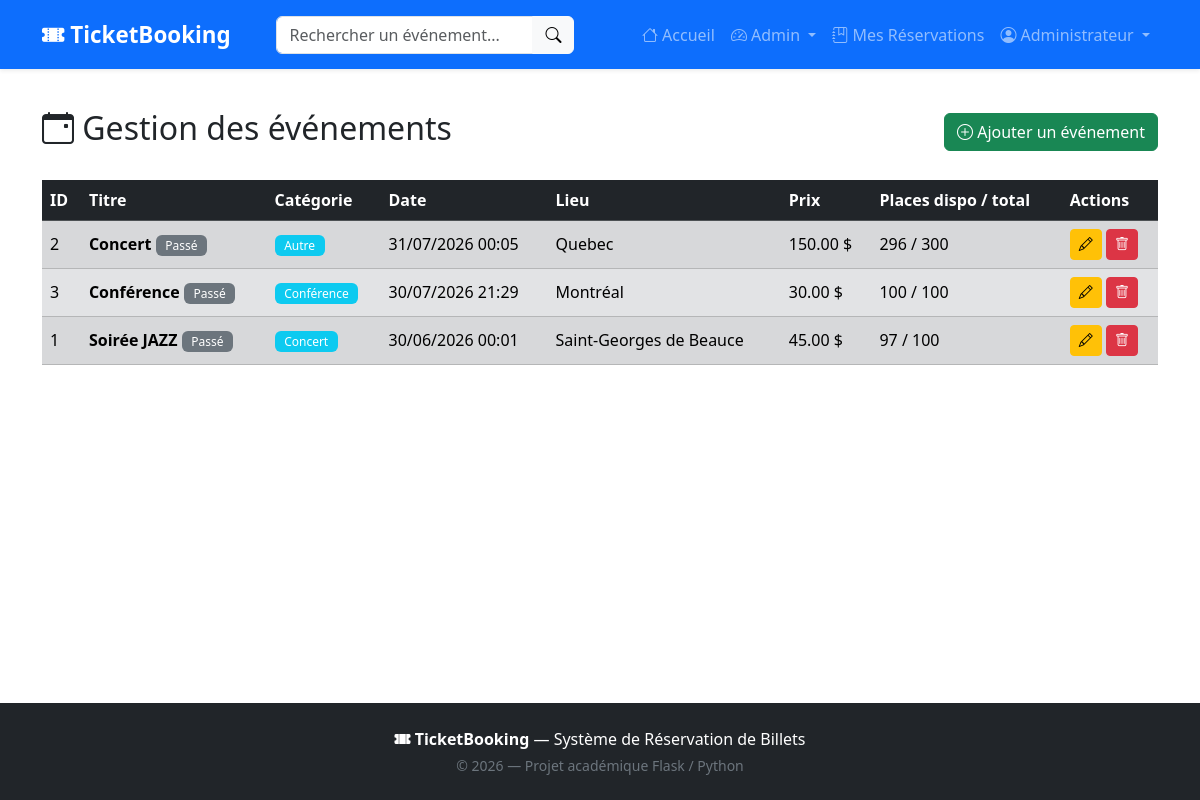
The app's page /admin/events (signed in) with its own data.
### app/models/user.py (models this page shows, shortened)
class User(db.Model, UserMixin):
    __tablename__ = 'users'
    id = db.Column(db.Integer, primary_key=True)
    nom = db.Column(db.String(100), nullable=False)
    email = db.Column(db.String(120), unique=True, nullable=False)
    password = db.Column(db.String(200), nullable=False)
    role = db.Column(db.String(20), nullable=False, default='user')
    bookings = db.relationship('Booking', backref='user', lazy=True, cascade='all, delete-orphan')
    def is_admin(self):
        return self.role == 'admin'

### app/models/event.py (models this page shows, shortened)
class Event(db.Model):
    __tablename__ = 'events'
    id = db.Column(db.Integer, primary_key=True)
    titre = db.Column(db.String(200), nullable=False)
    description = db.Column(db.Text, nullable=False)
    date = db.Column(db.DateTime, nullable=False)
    lieu = db.Column(db.String(200), nullable=False)
    prix = db.Column(db.Float, nullable=False, default=0.0)
    capacite = db.Column(db.Integer, nullable=False)
    places_disponibles = db.Column(db.Integer, nullable=False)
    categorie = db.Column(db.String(50), nullable=False, default='Général')
    image_url = db.Column(db.String(500), default='')
    bookings = db.relationship('Booking', backref='event', lazy=True, cascade='all, delete-orphan')
    photos = db.relationship(
        "EventPhoto",
        backref="event",
        lazy=True,
        cascade="all, delete-orphan"
    )
    def is_past(self):
        return self.date < datetime.utcnow()

### app/routes/event_routes.py (the view)
@event_bp.route('/admin/events')
@login_required
@admin_required
def admin_events():
    page = request.args.get('page', 1, type=int)
    events = Event.query.order_by(Event.date.desc()).paginate(page=page, per_page=10, error_out=False)
    return render_template('admin_events.html', events=events)

### app/models/user.py (called while the page is built)
@login_manager.user_loader
def load_user(user_id):
    return User.query.get(int(user_id))

### app/utils/auth.py (called while the page is built)
def admin_required(f):
    @wraps(f)
    def decorated_function(*args, **kwargs):
        if not current_user.is_admin():
            flash('Accès réservé aux administrateurs.', 'danger')
            return redirect(url_for('event.index'))
        return f(*args, **kwargs)
    return decorated_function

### app/templates/admin_events.html (shortened to what this page needs)
{% extends "base.html" %}
{% block content %}
<div class="d-flex justify-content-between align-items-center mb-4">
    <h2><i class="bi bi-calendar-event"></i> Gestion des événements</h2>
    <a href="{{ url_for('event.admin_add_event') }}" class="btn btn-success">
        <i class="bi bi-plus-circle"></i> Ajouter un événement
    </a>
</div>
{% if events.items %}
    <div class="table-responsive">
        <table class="table table-striped table-hover align-middle">
            <thead class="table-dark">
                <tr>
                    <th>ID</th>
                    <th>Titre</th>
                    <th>Catégorie</th>
                    <th>Date</th>
                    <th>Lieu</th>
                    <th>Prix</th>
                    <th>Places dispo / total</th>
                    <th>Actions</th>
                </tr>
            </thead>
            <tbody>
                {% for event in events.items %}
                    <tr class="{% if event.is_past() %}table-secondary{% endif %}">
                        <td>{{ event.id }}</td>
                        <td>
                            <strong>{{ event.titre }}</strong>
                            {% if event.is_past() %}
                                <span class="badge bg-secondary">Passé</span>
                            {% endif %}
                        </td>
                        <td><span class="badge bg-info">{{ event.categorie }}</span></td>
                        <td>{{ event.date.strftime('%d/%m/%Y %H:%M') }}</td>
                        <td>{{ event.lieu }}</td>
                        <td>{{ "%.2f"|format(event.prix) }} $</td>
                        <td>
                            <span class="{% if event.places_disponibles == 0 %}text-danger{% endif %}">
                                {{ event.places_disponibles }} / {{ event.capacite }}
                            </span>
                        </td>
                        <td>
                            <a href="{{ url_for('event.admin_edit_event', event_id=event.id) }}"
                               class="btn btn-sm btn-warning">
                                <i class="bi bi-pencil"></i>
                            </a>
                            <form method="POST" class="d-inline"
                                  action="{{ url_for('event.admin_delete_event', event_id=event.id) }}"
                                  onsubmit="return confirm('Supprimer cet événement et toutes ses réservations ?');">
                                <button type="submit" class="btn btn-sm btn-danger">
                                    <i class="bi bi-trash"></i>
                                </button>
                            </form>
                        </td>
                    </tr>
                {% endfor %}
            </tbody>
        </table>
    </div>
{% else %}
    <div class="text-center py-5">
        <p class="text-muted">Aucun événement. Commencez par en créer un !</p>
    </div>
{% endif %}
{% endblock %}

### app/templates/base.html (shortened to what this page needs)
<!DOCTYPE html>
<html lang="fr">
<head>
    <link href="https://cdn.jsdelivr.net/npm/bootstrap@5.3.2/dist/css/bootstrap.min.css"
          rel="stylesheet">
    <link href="https://cdn.jsdelivr.net/npm/bootstrap-icons@1.11.1/font/bootstrap-icons.css"
          rel="stylesheet">
    <link href="{{ url_for('static', filename='css/style.css') }}" rel="stylesheet">
</head>
<body>
    <nav class="navbar navbar-expand-lg navbar-dark bg-primary shadow-sm">
        <div class="container">
            <a class="navbar-brand fw-bold" href="{{ url_for('event.index') }}">
                <i class="bi bi-ticket-perforated-fill"></i> TicketBooking
            </a>
            <div class="collapse navbar-collapse" id="navbarNav">
                <form class="d-flex mx-auto my-2 my-lg-0"
                      action="{{ url_for('event.search') }}"
                      method="GET">
                    <div class="input-group">
                        <input type="text"
                               class="form-control"
                               name="q"
                               placeholder="Rechercher un événement..."
                               value="{{ request.args.get('q', '') }}">
                        <button class="btn btn-light" type="submit">
                            <i class="bi bi-search"></i>
                        </button>
                    </div>
                </form>
                <ul class="navbar-nav ms-auto">
                    <li class="nav-item">
                        <a class="nav-link" href="{{ url_for('event.index') }}">
                            <i class="bi bi-house"></i> Accueil
                        </a>
                    </li>
                    {% if current_user.is_authenticated %}
                        {% if current_user.is_authenticated and current_user.is_admin() %}
                            <li class="nav-item dropdown">
                                <a class="nav-link dropdown-toggle"
                                   href="#"
                                   role="button"
                                   data-bs-toggle="dropdown"
                                   aria-expanded="false">
                                    <i class="bi bi-speedometer2"></i> Admin
                                </a>
                            </li>
                        {% endif %}
                        <li class="nav-item">
                            <a class="nav-link" href="{{ url_for('booking.my_bookings') }}">
                                <i class="bi bi-journal-bookmark"></i> Mes Réservations
                            </a>
                        </li>
                        <li class="nav-item dropdown">
                            <a class="nav-link dropdown-toggle"
                               href="#"
                               role="button"
                               data-bs-toggle="dropdown"
                               aria-expanded="false">
                                <i class="bi bi-person-circle"></i>
                                {{ current_user.nom }}
                            </a>
                        </li>
                    {% endif %}
                </ul>
            </div>
        </div>
    </nav>
    <main class="container my-4">
        {% block content %}{% endblock %}
    </main>
    <footer class="bg-dark text-white py-4 mt-5">
        <div class="container text-center">
            <p class="mb-1">
                <i class="bi bi-ticket-perforated-fill"></i>
                <strong>TicketBooking</strong>
                — Système de Réservation de Billets
            </p>
            <p class="mb-0 text-secondary small">
                &copy; 2026 — Projet académique Flask / Python
            </p>
        </div>
    </footer>
</body>
</html>

### app/static/css/style.css (style rules this page uses)
:root { --primary-gradient: linear-gradient(135deg, #667eea 0%, #764ba2 100%); --shadow-soft: 0 4px 15px rgba(0, 0, 0, 0.1); }
body { font-family: 'Segoe UI', Tahoma, Geneva, Verdana, sans-serif; background-color: #ffffff; min-height: 100vh; display: flex; flex-direction: column; }
main { flex: 1; }
.navbar { padding: 0.8rem 0; }
.navbar-brand { font-size: 1.4rem; }
.badge { font-weight: 500; padding: 0.4em 0.8em; }
footer { margin-top: auto; }
.table th { font-weight: 600; white-space: nowrap; }

### records on screen
User: nom "Administrateur"
Event: id "2", titre "Concert", shows "Passé", categorie "Autre", date "31/07/2026 00:05", lieu "Quebec", prix "150.00", places_disponibles "296", capacite "300"
Event: id "3", titre "Conférence", shows "Passé", categorie "Conférence", date "30/07/2026 21:29", lieu "Montréal", prix "30.00", places_disponibles "100", capacite "100"
Event: id "1", titre "Soirée JAZZ", shows "Passé", categorie "Concert", date "30/06/2026 00:01", lieu "Saint-Georges de Beauce", prix "45.00", places_disponibles "97", capacite "100"
